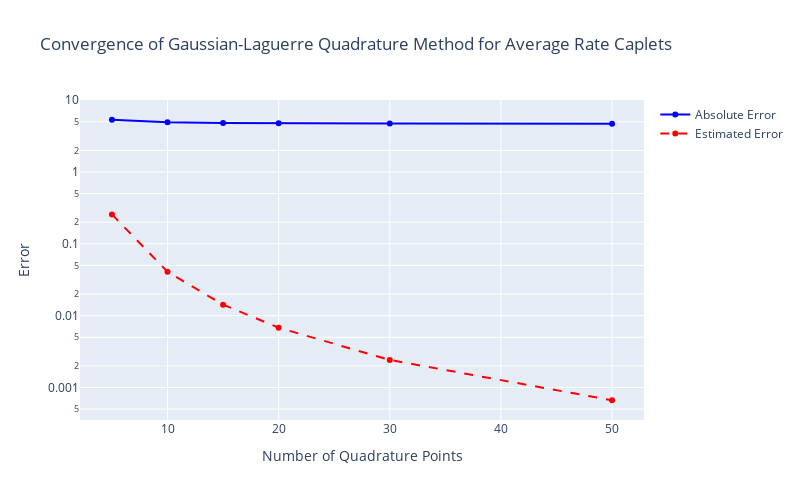

The code cell stored with this chart in its notebook:
### Markdown cell above
## 4. Comparing Analytical and Quadrature Methods

Let's compare the results of the analytical approximation with the Gauss-Laguerre quadrature method for different parameter sets.

### Code cell
# Set up parameter values
F = 0.02       # Initial forward rate (2%)
K = 0.025      # Strike rate (2.5%)
sigma = 0.004  # Volatility (40 basis points)
T1 = 1.0       # Start of averaging period (1 year)
T2 = 1.5       # End of averaging period (1.5 years)
tau = T2 - T1  # Year fraction (0.5 years)
discount_factor = 0.97  # Discount factor P(0, T2)
notional = 1000000  # Notional amount (1 million)

# Calculate price using both methods
price_analytical = average_rate_caplet_price_analytical(
    F, K, sigma, T1, T2, discount_factor, notional
)

# Try different numbers of quadrature points
quad_points = [5, 10, 15, 20, 30, 50]
prices_quadrature = []
errors_quadrature = []

for n in quad_points:
    price_quad, error_quad = average_rate_caplet_price_laguerre(
        F, K, sigma, T1, T2, discount_factor, notional, n_points=n
    )
    prices_quadrature.append(price_quad)
    errors_quadrature.append(error_quad)

# Display results
print(f"Average Rate Caplet Price (Analytical): {price_analytical:.2f}")

print("\nQuadrature Implementation Results:")
for i, n in enumerate(quad_points):
    print(f"n={n}: {prices_quadrature[i]:.2f}, Difference: {prices_quadrature[i] - price_analytical:.6f}, Error Estimate: {errors_quadrature[i]:.6f}")

# Visualize convergence
fig = go.Figure()
fig.add_trace(go.Scatter(
    x=quad_points,
    y=[abs(price - price_analytical) for price in prices_quadrature],
    mode='lines+markers',
    name='Absolute Error',
    line=dict(color='blue', width=2)
))

fig.add_trace(go.Scatter(
    x=quad_points,
    y=errors_quadrature,
    mode='lines+markers',
    name='Estimated Error',
    line=dict(color='red', width=2, dash='dash')
))

fig.update_layout(
    title="Convergence of Gaussian-Laguerre Quadrature Method for Average Rate Caplets",
    xaxis_title="Number of Quadrature Points",
    yaxis_title="Error",
    yaxis_type="log",  # Log scale for better visualization of error
    width=800,
    height=500
)

fig.show()

### Figure 1 — Plotly figure (JSON) as saved in the notebook; plotly's stock layout.template omitted (floating-point values rounded to 4 significant figures)
{"data": [{"line": {"color": "blue", "width": 2}, "mode": "lines+markers", "name": "Absolute Error", "type": "scatter", "x": [5, 10, 15, 20, 30, 50], "y": [5.336, 4.906, 4.797, 4.751, 4.713, 4.688]}, {"line": {"color": "red", "dash": "dash", "width": 2}, "mode": "lines+markers", "name": "Estimated Error", "type": "scatter", "x": [5, 10, 15, 20, 30, 50], "y": [0.2565, 0.04076, 0.01422, 0.006791, 0.002417, 0.0006634]}], "layout": {"height": 500, "title": {"text": "Convergence of Gaussian-Laguerre Quadrature Method for Average Rate Caplets"}, "width": 800, "xaxis": {"title": {"text": "Number of Quadrature Points"}}, "yaxis": {"title": {"text": "Error"}, "type": "log"}}}
